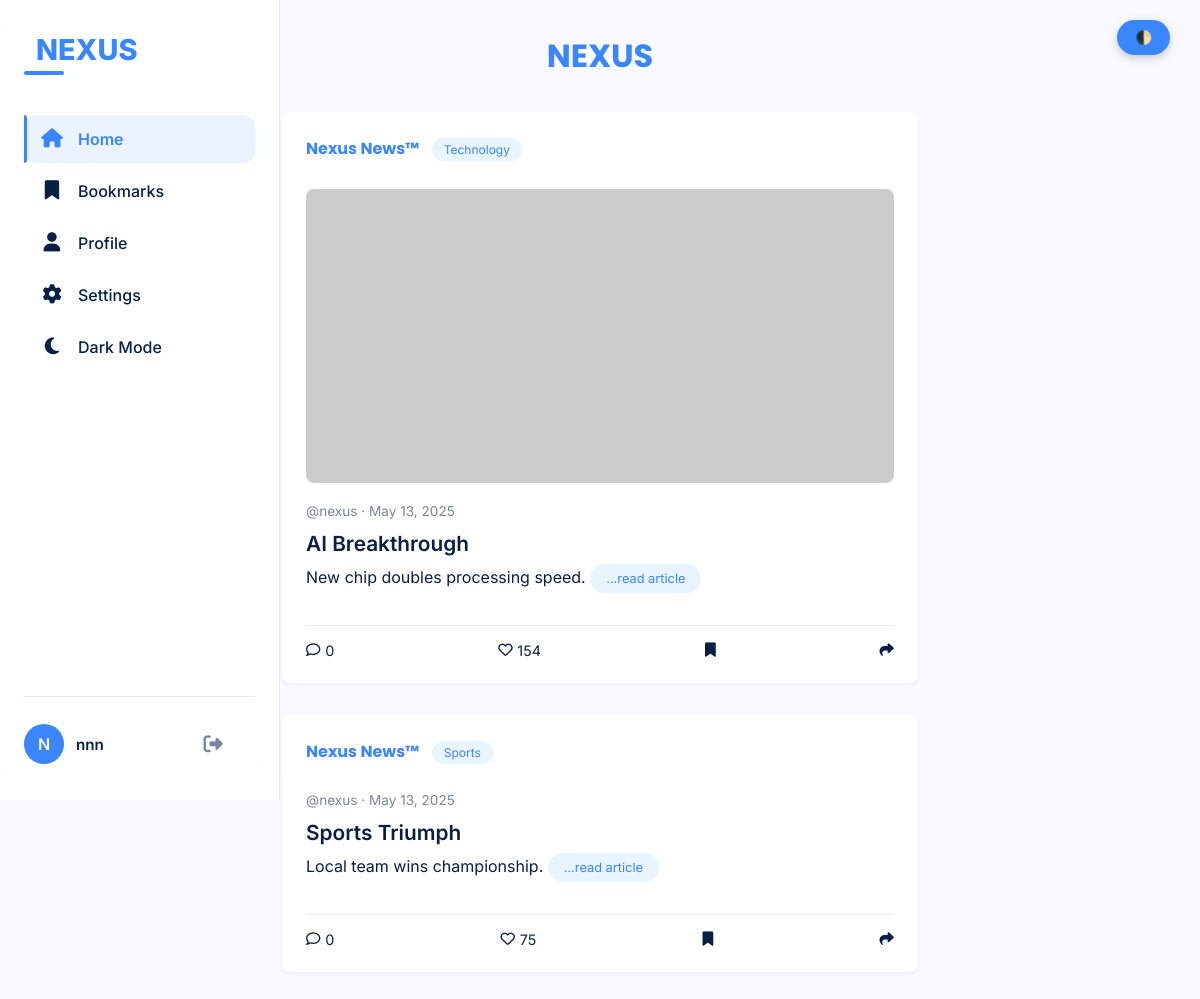
Screenshot of /index1.php (signed in) with the database file from the repository.
### tables this page shows
CREATE TABLE `users` (
  `id` int(11) NOT NULL,
  `email` varchar(255) NOT NULL,
  `username` varchar(50) NOT NULL,
  `password` varchar(255) NOT NULL,
  `created_at` timestamp NOT NULL DEFAULT current_timestamp()
);

CREATE TABLE `news_card` (
  `id` int(11) NOT NULL,
  `title` varchar(255) NOT NULL,
  `content` text NOT NULL,
  `category` enum('technology','sports','politics','entertainment') NOT NULL,
  `image_path` varchar(255) DEFAULT NULL,
  `likes` int(11) DEFAULT 0,
  `created_at` timestamp NOT NULL DEFAULT current_timestamp(),
  `updated_at` timestamp NOT NULL DEFAULT current_timestamp() ON UPDATE current_timestamp()
);

### index1.php (the view, shortened to what this page needs)
<?php
require_once 'includes/db.php';
$user_id = $_SESSION['user_id'];
$cache_key = 'news_public_cache';
$news_items = [];
if (!isset($_SESSION[$cache_key])) {
    try {
        $stmt = $pdo->prepare("
            SELECT n.id, n.title, n.content, n.category, n.image_path, n.likes, n.created_at,
                   (SELECT COUNT(*) FROM bookmarks b WHERE b.news_id = n.id AND b.user_id = ?) as is_bookmarked
            FROM news_card n
            ORDER BY n.created_at DESC
        ");
        $stmt->execute([$user_id]);
        $news_items = $stmt->fetchAll();
    } catch (PDOException $e) {
        $news_items = [];
        $error = "Failed to load news: " . $e->getMessage();
    }
}
?>
<!DOCTYPE html>
<html lang="en">
<head>
    <link href="https://cdnjs.cloudflare.com/ajax/libs/font-awesome/5.15.3/css/all.min.css" rel="stylesheet" />
    <link href="style.css" rel="stylesheet">
     <link href="mobile-style.css" rel="stylesheet">
</head>
<body>
    <div class="container" role="main">
          <?php include 'navigation.php'; ?>
        <main>
            <div class="page-header">NEXUS</div>
            <?php if (isset($error)): ?>
                <p class="error"><?php echo htmlspecialchars($error); ?></p>
            <?php elseif (empty($news_items)): ?>
                <p>No news items available.</p>
            <?php else: ?>
                <?php foreach ($news_items as $news): ?>
                <article class="tweet" aria-label="News item: <?php echo htmlspecialchars($news['title']); ?>"
                onclick="window.location.href='view-article.php?id=<?php echo $news['id']; ?>'">
                     <div class="tweet-header">
                            <div>
                                <span class="name">Nexus News™</span>
                                <span class="category"><?php echo htmlspecialchars(ucfirst($news['category'])); ?></span>
                            </div>
                    </div>
                            <?php if ($news['image_path']): ?>
                                <img
                                    src="<?php echo htmlspecialchars($news['image_path']); ?>"
                                    alt="Image for news: <?php echo htmlspecialchars($news['title']); ?>"
                                    class="tweet-image"
                                    loading="lazy"
                                />
                            <?php endif; ?>
                            <div class="tweet-header">
                                <span class="time">@nexus · <?php echo date('M j, Y', strtotime($news['created_at'])); ?></span>
                            </div>
                            <h3><?php echo htmlspecialchars($news['title']); ?></h3>
                             <div class="tweet-text"><?php echo htmlspecialchars(substr($news['content'], 0, 250)); ?>
                             <span class="category">...read article</span></div>
                            <footer>
                                <div><i class="far fa-comment"></i> 0</div>
                                <div><i class="far fa-heart"></i> <?php echo $news['likes']; ?></div>
                                <div class="<?php echo $news['is_bookmarked'] ? 'bookmarked' : ''; ?>"
                                     onclick="toggleBookmark(<?php echo $news['id']; ?>, <?php echo $news['is_bookmarked'] ? 'true' : 'false'; ?>, this)">
                                    <i class="fas fa-bookmark"></i>
                                </div>
                                <div><i class="fas fa-share"></i></div>
                            </footer>
                    </article>
                <?php endforeach; ?>
            <?php endif; ?>
        </main>
    </div>
    <?php include 'mobile-menu.php'; ?>
</body>
</html>

### navigation.php (shortened to what this page needs)
<?php
require_once 'includes/auth.php';
require_once 'includes/db.php';
$user_id = $_SESSION['user_id'];
$current_page = basename($_SERVER['PHP_SELF']);
try {
    $user_stmt = $pdo->prepare("SELECT email, username FROM users WHERE id = ?");
    $user_stmt->execute([$user_id]);
    $user = $user_stmt->fetch(PDO::FETCH_ASSOC);
} catch (PDOException $e) {
    error_log("Database error: " . $e->getMessage());
    $user = ['username' => 'User', 'email' => 'user@example.com'];
    $bookmark_count = 0;
}
$initials = '';
if (!empty($user['username'])) {
    $name_parts = explode(' ', $user['username']);
    foreach ($name_parts as $part) {
        $initials .= strtoupper(substr($part, 0, 1));
    }
    $initials = substr($initials, 0, 2);
} else {
    $initials = 'US';
}
?>
<nav aria-label="Primary Navigation">
  <div class="logo">NEXUS</div>
  <ul>
    <li>
      <a href="index1.php" class="<?= $current_page === 'index1.php' ? 'active' : '' ?>">
        <i class="fas fa-home"></i>
        <span>Home</span>
      </a>
    </li>
    <li>
      <a href="bookmarks.php" class="<?= $current_page === 'bookmarks.php' ? 'active' : '' ?>">
        <i class="fas fa-bookmark"></i>
        <span>Bookmarks</span>
      </a>
    </li>
    <li>
      <a href="user-dash.php" class="<?= $current_page === 'user-dash.php' ? 'active' : '' ?>">
        <i class="fas fa-user"></i>
        <span>Profile</span>
      </a>
    </li>
    <li>
      <a href="#" class="<?= $current_page === 'settings.php' ? 'active' : '' ?>">
        <i class="fas fa-cog"></i>
        <span>Settings</span>
      </a>
    </li>
    <li>
      <a href="#" id="dark-mode-toggle">
        <i class="fas fa-moon"></i>
        <span>Dark Mode</span>
      </a>
    </li>
  </ul>
  <div class="user-profile">
    <div class="user-avatar"><?= $initials ?></div>
    <div class="user-info">
      <div class="user-name"><?= htmlspecialchars($user['username']) ?></div>
    </div>
    <a href="index.php" class="logout-btn" aria-label="Log out">
      <i class="fas fa-sign-out-alt"></i>
    </a>
  </div>
</nav>

### mobile-menu.php (shortened to what this page needs)
<link rel="stylesheet" href="https://cdnjs.cloudflare.com/ajax/libs/font-awesome/6.5.0/css/all.min.css">

### style.css (style rules this page uses)
:root { --primary: #1da1f2; --bg: #f5f8fa; --text: #14171a; --muted: #657786; --card-bg: #ffffff; --border: #e1e8ed; --hover: rgba(29, 161, 242, 0.1); --dark-bg: #121212; --dark-text: #eaeaea; --dark-card-bg: #1e1e1e; --dark-border: #333; --dark-muted: #aaa; --font: 'Inter', 'Segoe UI', sans-serif; scroll-behavior: smooth; }
* { box-sizing: border-box; margin: 0; padding: 0; }
body { font-family: var(--font); background-color: var(--bg); color: var(--text); transition: background-color 0.4s ease, color 0.4s ease; }
.container { display: flex; min-height: 100vh; }
main { flex: 1; max-width: 700px; margin: 0 auto; padding: 2rem; width: 100%; }
.page-header { font-size: 2rem; font-weight: 700; color: var(--primary); margin-bottom: 2rem; text-align: center; font-family: 'Poppins', sans-serif; }
.tweet { background: var(--card-bg); border-radius: 8px; padding: 1.5rem; margin-bottom: 2rem; width: 100%; max-width: 100%; box-sizing: border-box; }
.tweet.visible { opacity: 1; transform: translateY(0); }
.tweet-image { width: 100%; border-radius: var(--radius); margin-bottom: 1rem; object-fit: cover; max-height: 300px; }
.name { font-weight: 600; font-family: 'Poppins', sans-serif; }
.time { font-size: 0.9rem; color: var(--light-text); }
.tweet h3 { font-size: 1.3rem; margin-bottom: 0.5rem; font-weight: 600; }
.category { display: inline-block; background: rgba(29, 161, 242, 0.1); color: var(--primary); padding: 0.3rem 1rem; border-radius: 50px; font-size: 0.8rem; margin-bottom: 1rem; }
.tweet footer { display: flex; justify-content: space-between; padding-top: 1rem; border-top: 1px solid var(--border); font-size: 0.9rem; }
.tweet footer div { display: flex; align-items: center; gap: 0.3rem; color: var(--light-text); cursor: pointer; transition: color 0.2s; }
#bookmarked-feed .tweet, main article.tweet { width: 100%; max-width: 100%; }
.tweet { background: var(--card-bg); border-radius: 8px; padding: 1.5rem; box-shadow: 0 2px 4px rgba(0, 0, 0, 0.05); transition: transform 0.2s ease; }
.tweet-header { display: flex; justify-content: space-between; align-items: center; margin-bottom: 0.75rem; }
.tweet-header .name { font-weight: 700; color: var(--primary); }
.tweet-header .category { background: rgba(29, 161, 242, 0.1); color: var(--primary); padding: 0.25rem 0.75rem; border-radius: 50px; font-size: 0.75rem; margin-left: 0.5rem; }
.tweet-header .time { color: var(--muted); font-size: 0.85rem; }
.tweet-text { color: var(--text); line-height: 1.5; margin-bottom: 1rem; }
.tweet-image { width: 100%; border-radius: 8px; margin-bottom: 1rem; max-height: 300px; object-fit: cover; }

### rows the page displays
users: username "nnn"
news_card: category "Technology", created_at "May 13, 2025", title "AI Breakthrough", content "New chip doubles processing speed.", likes "154"
news_card: category "Sports", created_at "May 13, 2025", title "Sports Triumph", content "Local team wins championship.", likes "75"

### other values shown
$initials "N"
